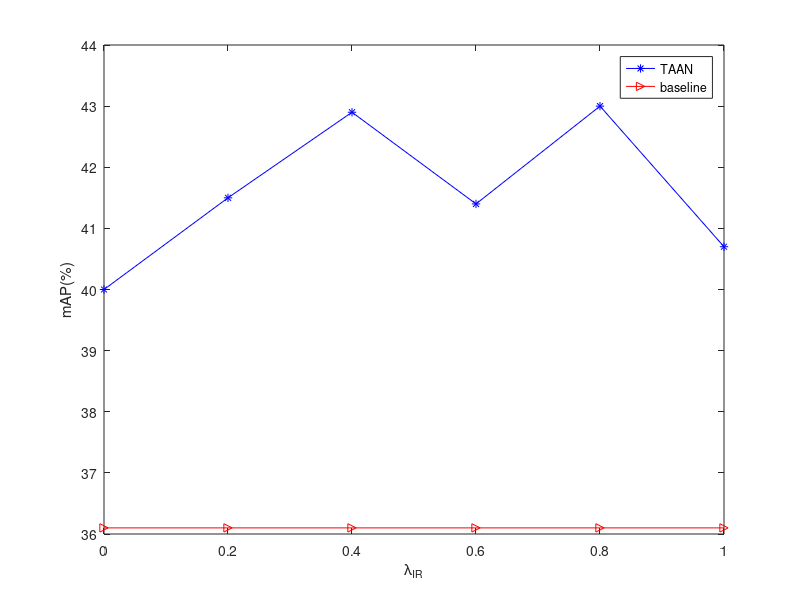

The MATLAB script that drew this image:
x=0:0.2:1;
map = [40.0, 41.5, 42.9, 41.4, 43.0, 40.7];
bl = [36.1, 36.1, 36.1, 36.1, 36.1, 36.1];
plot(x,map,'-*b',x,bl,'->r');
axis([0,1,36,44])
set(gca, 'xtick', [0:0.2:1]);
set(gca, 'ytick', [35:1.0:44]);

legend('TAAN','baseline')
xlabel('\lambda_{IR}')
ylabel('mAP(%)')